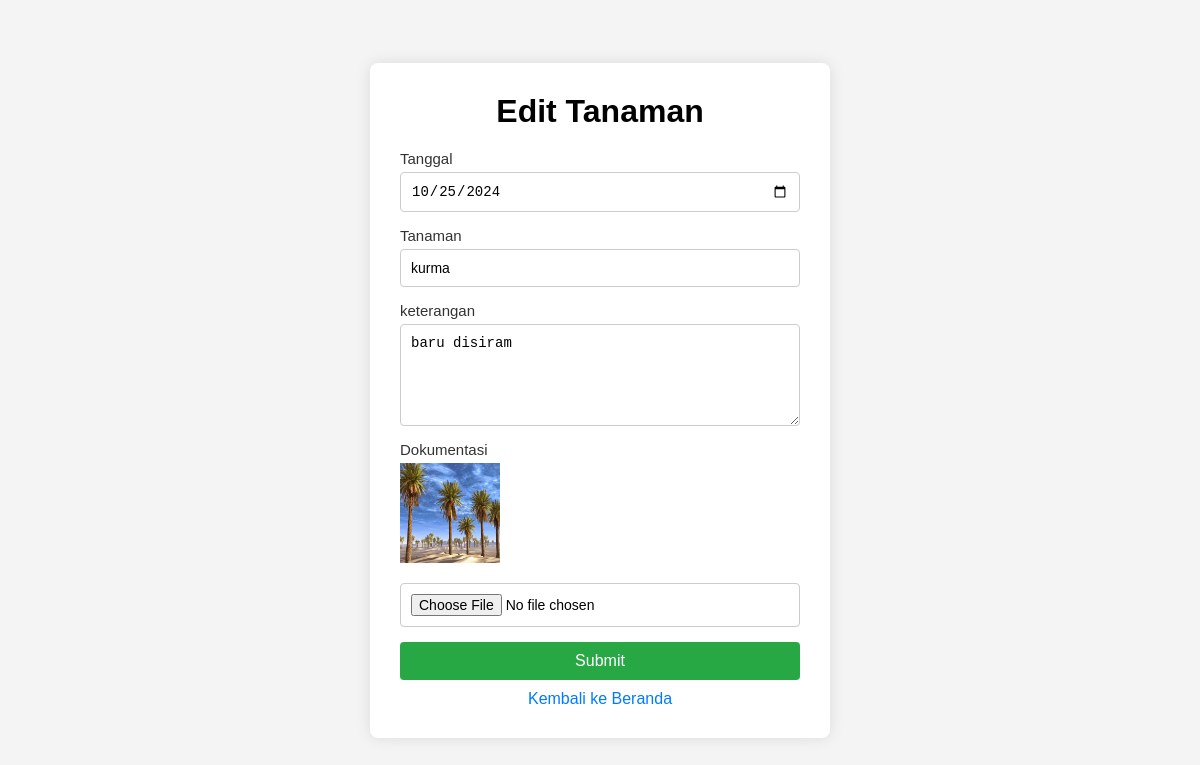
The page /edit_tanaman.php?id=4 on the database its author committed.
### tables this page shows
CREATE TABLE tanaman (id INTEGER PRIMARY KEY AUTOINCREMENT, tanggal TEXT NOT NULL, tanaman TEXT NOT NULL,  keterangan TEXT,foto TEXT NOT NULL, id_user TEXT);

### functions.php (called while the page is built, shortened)
<?php
    function database()
    {
            $db = new SQLite3('db_tanaman.sqlite');
            return $db;
    }
    function ambil_data_tanaman($get_id){
        $db = database();
        $ambil_data_tanaman = "SELECT * FROM tanaman WHERE id ='$get_id'";
        $ambil_tanaman = $db -> query($ambil_data_tanaman);
        $ambil = $ambil_tanaman -> fetchArray();
        return $ambil;
    }

### edit_tanaman.php (the view, shortened to what this page needs)
<?php
require "functions.php";
$get_id = $_GET['id'];
?>
<!DOCTYPE html>
<html lang="en">
<head>
    <link rel="stylesheet" href="css/style.css">
</head>
<body>
    <div class="container-edit">
        <form action="edit_tanaman.php?id=<?php echo ambil_data_tanaman($get_id)['id'];?>" method="POST" enctype="multipart/form-data">
            <div class="inputan">
                <h1>Edit Tanaman</h1>
                <label>Tanggal</label>
                <input type="date" name="tanggal" value="<?php echo ambil_data_tanaman($get_id)['tanggal'];?>" required>
                <label>Tanaman</label>
                <input type="text" name="tanaman" value="<?php echo ambil_data_tanaman($get_id)['tanaman'];?>" required>
                <label>keterangan</label>
                <textarea name="keterangan" required><?php echo ambil_data_tanaman($get_id)['keterangan'];?></textarea>
                <label>Dokumentasi</label>
                <img src="image/<?php echo ambil_data_tanaman($get_id)['foto'];?>" alt="foto_tanaman" width="100px" height="100px">
                <input type="file" name="foto" required >
            <input type="submit" name="submit">
            <a href="index.php">Kembali ke Beranda</a>
            </div>
        </form>
    </div>
</body>
</html>

### css/style.css (style rules this page uses)
* { margin: 0; padding: 0; }
body { font-family: Arial, sans-serif; background-color: #f4f4f4; display: flex; justify-content: center; align-items: center; height: 100vh; }
.container-edit { background-color: #fff; padding: 30px; border-radius: 8px; box-shadow: 0px 0px 15px rgba(0, 0, 0, 0.1); width: 400px; }
.container-edit form { display: flex; flex-direction: column; }
.container-edit .inputan { display: flex; flex-direction: column; }
.container-edit .inputan h1 { text-align: center; margin-bottom: 20px; }
.container-edit .inputan label { font-size: 15px; color: #333; margin-bottom: 5px; }
.container-edit .inputan input[type="text"], .container-edit .inputan textarea, .container-edit .inputan input[type="date"], .container-edit .inputan input[type="file"] { padding: 10px; margin-bottom: 15px; border: 1px solid #ccc; border-radius: 4px; font-size: 14px; }
.container-edit .inputan textarea { resize: vertical; min-height: 80px; }
.container-edit .inputan input[type="submit"] { background-color: #28a745; color: white; padding: 10px; border: none; border-radius: 4px; cursor: pointer; font-size: 16px; }
.container-edit .inputan a { display: inline-block; margin-top: 10px; text-decoration: none; color: #007bff; }
.container-edit .inputan img { width: 100px; height: 100px; margin-bottom: 20px; }
.container-edit .inputan a { text-align: center; }

### rows shown on the page
tanaman: tanggal "10/25/2024", tanaman "kurma", keterangan "baru disiram", foto (picture)
